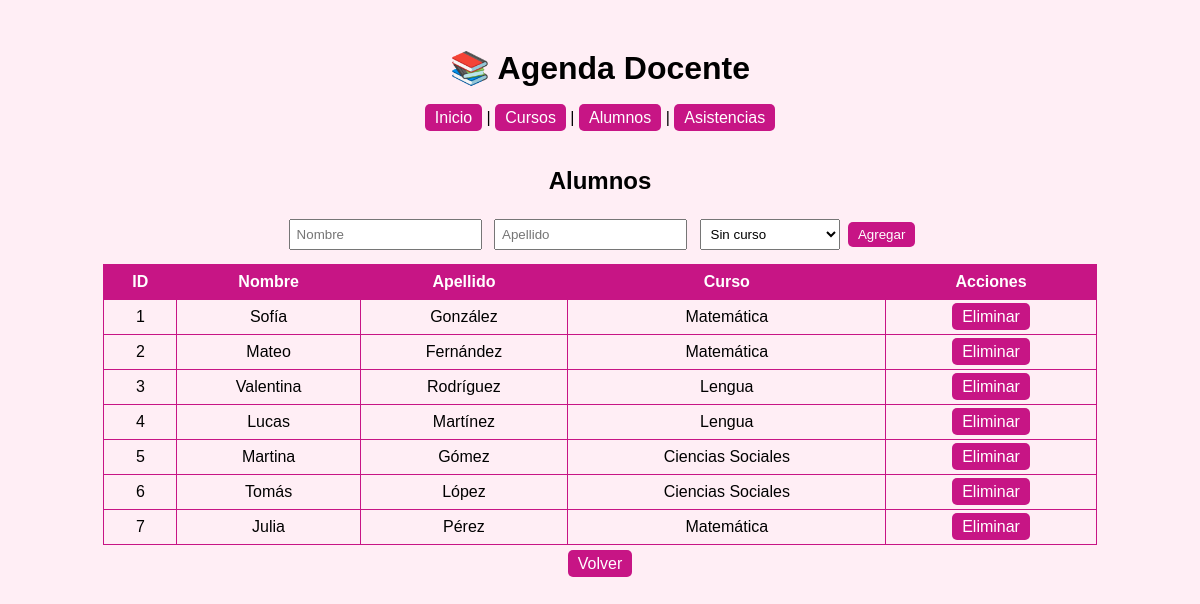
/alumnos, run on the app's committed database.
### tables this page shows
CREATE TABLE alumno (
    id_alumno INTEGER PRIMARY KEY AUTOINCREMENT,
    nombre TEXT NOT NULL,
    apellido TEXT NOT NULL,
    id_curso INTEGER,
    FOREIGN KEY (id_curso) REFERENCES curso (id_curso)
);

CREATE TABLE curso (
    id_curso INTEGER PRIMARY KEY AUTOINCREMENT,
    nombre TEXT NOT NULL
);

### app.py (the view)
@app.route('/alumnos')
def alumnos():
    conn = get_db_connection()
    alumnos = conn.execute('''
        SELECT a.id_alumno, a.nombre, a.apellido, c.nombre AS curso
        FROM alumno a
        LEFT JOIN curso c ON a.id_curso = c.id_curso
    ''').fetchall()
    cursos = conn.execute('SELECT * FROM curso').fetchall()
    conn.close()
    return render_template('alumnos.html', alumnos=alumnos, cursos=cursos)

### app.py (called while the page is built)
def get_db_connection():
    conn = sqlite3.connect('agenda_docente.db')
    conn.row_factory = sqlite3.Row
    return conn

### templates/alumnos.html (shortened to what this page needs)
{% extends "base_simple.html" %}
{% block content %}
<h2>Alumnos</h2>
<form method="POST" action="{{ url_for('agregar_alumno') }}">
    <input type="text" name="nombre" placeholder="Nombre" required>
    <input type="text" name="apellido" placeholder="Apellido" required>
    <select name="id_curso">
        <option value="">Sin curso</option>
    </select>
    <button type="submit">Agregar</button>
</form>
<table>
<tr><th>ID</th><th>Nombre</th><th>Apellido</th><th>Curso</th><th>Acciones</th></tr>
{% for a in alumnos %}
<tr>
    <td>{{ a.id_alumno }}</td>
    <td>{{ a.nombre }}</td>
    <td>{{ a.apellido }}</td>
    <td>{{ a.curso or '' }}</td>
    <td><a href="{{ url_for('eliminar_alumno', id_alumno=a.id_alumno) }}">Eliminar</a></td>
</tr>
{% endfor %}
</table>
<a href="{{ url_for('index') }}">Volver</a>
{% endblock %}

### templates/base_simple.html (shortened to what this page needs)
<!DOCTYPE html>
<html lang="es">
<head>
    <link rel="stylesheet" href="{{ url_for('static', filename='style.css') }}">
</head>
<body>
    <header style="text-align:center;">
        <h1>📚 Agenda Docente</h1>
        <nav>
            <a href="{{ url_for('index') }}">Inicio</a> |
            <a href="{{ url_for('cursos') }}">Cursos</a> |
            <a href="{{ url_for('alumnos') }}">Alumnos</a> |
            <a href="{{ url_for('asistencias') }}">Asistencias</a>
        </nav>
    </header>
    <main style="padding:20px;">
        {% block content %}{% endblock %}
    </main>
</body>
</html>

### static/style.css (style rules this page uses)
body { font-family: Arial, sans-serif; background-color: #ffeef5; text-align: center; padding: 20px; }
table { width: 90%; margin: 10px auto; border-collapse: collapse; }
th, td { border: 1px solid #C71585; padding: 8px; }
th { background-color: #C71585; color: white; }
a, button { color: white; background-color: #C71585; border: none; padding: 5px 10px; border-radius: 5px; text-decoration: none; }
input[type="text"], select, input[type="date"] { padding: 6px; margin: 4px; }

### data on the page
alumno: id_alumno "1", nombre "Sofía", apellido "González", nombre "Matemática"
alumno: id_alumno "2", nombre "Mateo", apellido "Fernández", nombre "Matemática"
alumno: id_alumno "3", nombre "Valentina", apellido "Rodríguez", nombre "Lengua"
alumno: id_alumno "4", nombre "Lucas", apellido "Martínez", nombre "Lengua"
alumno: id_alumno "5", nombre "Martina", apellido "Gómez", nombre "Ciencias Sociales"
alumno: id_alumno "6", nombre "Tomás", apellido "López", nombre "Ciencias Sociales"
alumno: id_alumno "7", nombre "Julia", apellido "Pérez", nombre "Matemática"
